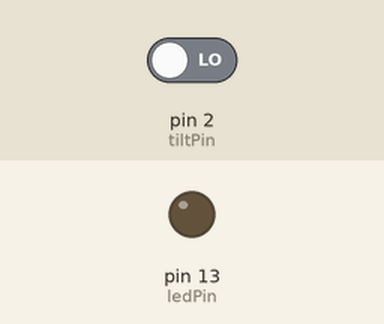
Simulated run of this sketch. Board: Arduino Uno, built with avr-gcc and run on an emulated ATmega328P. Shown: output pins drawn as LEDs (lit = HIGH). The inputs (shaded band) are chosen by the test bench; at power-on: pin 2 (tiltPin) LOW.

Above: at 1.2 s.
1.3 s: pin 2 (tiltPin) driven HIGH
At 2.1 s:
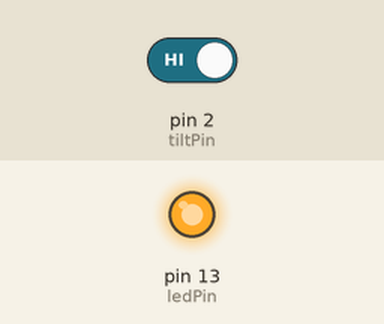
2.8 s: pin 2 (tiltPin) driven LOW
At 3.2 s:
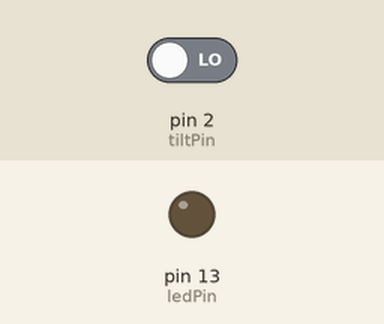
Timing chart, 0 to 5.8 s (numbered marks = the images above; inputs shaded):
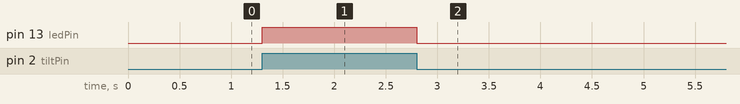

The sketch:

Project_10.ino
```cpp
/*
Keyes 37 in 1 Sensor Kit Upgraded Version
Project 10
Tilt
By keyes
*/
int tiltPin = 2;      // pin number for tilt switch signal
int ledPin =  13;     // pin number of LED
int tiltState = 0;    // variable for reading the tilt switch status
void setup() {
  pinMode(ledPin, OUTPUT);  // set the LED pin as output
  pinMode(tiltPin, INPUT);  // set the tilt switch pin as input
}
void loop(){
  // get the tilt switch state
  tiltState = digitalRead(tiltPin);
  // check if tilt switch is tilted.
  if (tiltState == HIGH) {
    digitalWrite(ledPin, HIGH);
  }
  else {
    digitalWrite(ledPin, LOW);
  }
}
```

Measured:
- after the input at 1.3 s, pin 13 (ledPin): LOW → HIGH at once
- after the input at 2.8 s, pin 13 (ledPin): HIGH → LOW at once
